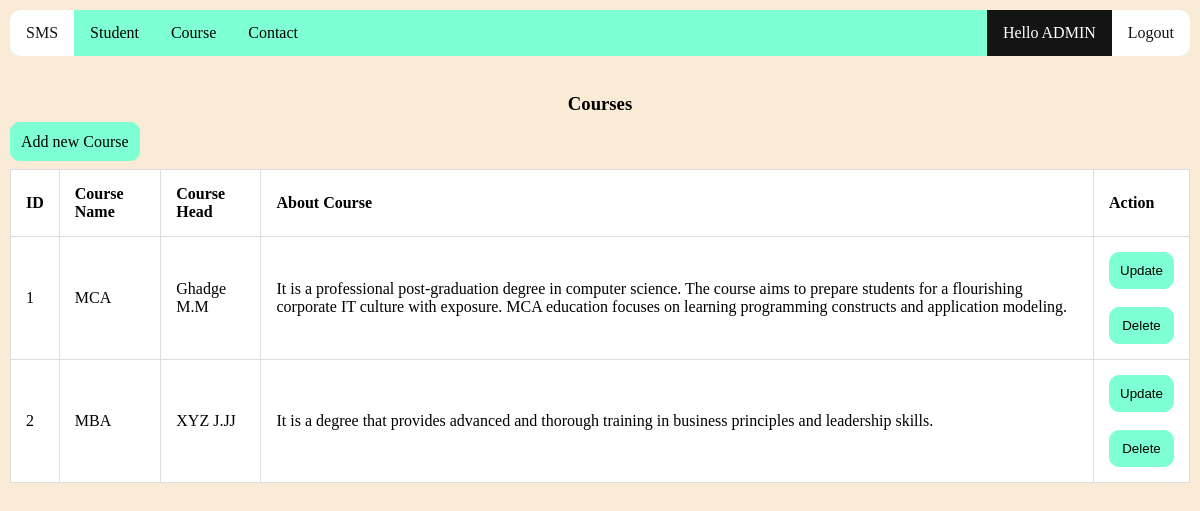
Screenshot of /admin/courses.php with the database file from the repository.
### tables this page shows
CREATE TABLE `courses` (
  `id` int(11) NOT NULL,
  `name` varchar(255) NOT NULL,
  `description` varchar(255) NOT NULL,
  `head` varchar(100) NOT NULL
);

### admin/courses.php (the view, shortened to what this page needs)
<!DOCTYPE html>
<html lang="en">
<head>
    <link rel="stylesheet" href="../css/style.css">
</head>
<body>
    <?php
include('include/nav.php');
    ?>
    <br>
    <div>
    <center><h3>Courses</h3></center>
    <a class='btn2' href="addcourse.php">Add new Course</a>
<br><br>
    <?php
include('php/db.php');
$sql = "SELECT * FROM courses";
$result = $conn->query($sql);
if ($result->num_rows > 0) {
    echo "<table border='1'>
            <tr>
                <th>ID</th>
                <th>Course Name</th>
                <th>Course Head</th>
                <th>About Course</th>
                <th>Action</th>
            </tr>";
    while($row = $result->fetch_assoc()) {
        echo "<tr>
                <td>" . $row["id"]. "</td>
                <td>" . $row["name"]. "</td>
                <td>" . $row["head"]. "</td>
                <td>" . $row["description"]. "</td>
                <td>
                    <form action='updatecourse.php' method='get'>
                              <input type='hidden' name='id' value='" . $row["id"] . "'>
                              <input type='submit' class='btn2' value='Update'>
                    </form>
                    <br>
                    <form action='php/deletecourse.php' method='post'>
                        <input type='hidden' name='id' value='" . $row["id"] . "'>
                        <input type='submit' class='btn2' value='Delete'>
                    </form>
                </td>
              </tr>";
    }
    echo "</table>";
} else {
    echo "0 results";
}
?>
    </div>
</body>
</html>

### css/style.css (style rules this page uses)
body { margin: 10px; background-color: antiquewhite; justify-content: center; align-items: center; }
.btn2 { padding: 10px; width: 100%; background-color: aquamarine; border-radius: 10px; border: 1px solid aquamarine; cursor: pointer; }
a { text-decoration: none; color: #000; }
table, td, th { border: 1px solid #ddd; text-align: left; background-color: #fff; }
table { border-collapse: collapse; width: 100%; }
th, td { padding: 15px; }

### rows the page displays
courses: id "1", name "MCA", head "Ghadge M.M", description "It is a professional post-graduation degree in computer science. The course aims to prepare students for a flourishing corporate IT culture with exposure. MCA education focuses on learning programming constructs and application modeling."
courses: id "2", name "MBA", head "XYZ J.JJ", description "It is a degree that provides advanced and thorough training in business principles and leadership skills."
